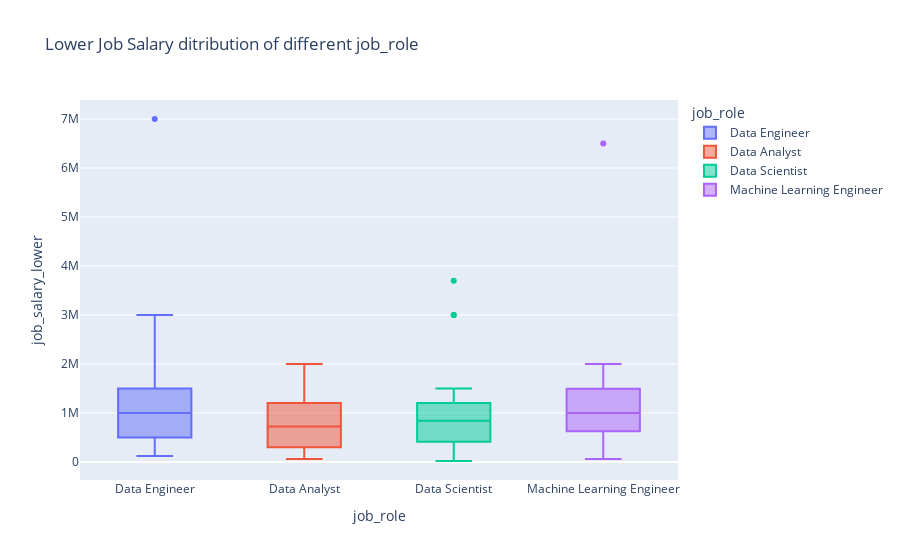

Notebook code for this chart:
### Code cell
px.box(update_Salary_job,y='job_salary_lower',x='job_role',color='job_role',title='Lower Job Salary ditribution of different job_role')

### Figure 1 — Plotly figure (JSON) as saved in the notebook; plotly's stock layout.template omitted (floating-point values rounded to 4 significant figures)
{"data": [{"alignmentgroup": "True", "hovertemplate": "job_role=%{x}<br>job_salary_lower=%{y}<extra></extra>", "legendgroup": "Data Engineer", "marker": {"color": "#636efa"}, "name": "Data Engineer", "notched": false, "offsetgroup": "Data Engineer", "orientation": "v", "showlegend": true, "type": "box", "x": ["Data Engineer", "Data Engineer", "Data Engineer", "Data Engineer", "Data Engineer", "Data Engineer", "Data Engineer", "Data Engineer", "Data Engineer", "Data Engineer", "Data Engineer", "Data Engineer", "Data Engineer", "Data Engineer", "Data Engineer", "Data Engineer", "Data Engineer", "Data Engineer", "Data Engineer", "Data Engineer", "Data Engineer", "Data Engineer", "Data Engineer", "Data Engineer", "Data Engineer", "Data Engineer", "Data Engineer", "Data Engineer", "Data Engineer", "Data Engineer", "Data Engineer", "Data Engineer", "Data Engineer", "Data Engineer", "Data Engineer", "Data Engineer", "Data Engineer", "Data Engineer", "Data Engineer", "Data Engineer", "Data Engineer", "Data Engineer", "Data Engineer", "Data Engineer", "Data Engineer", "Data Engineer", "Data Engineer", "Data Engineer", "Data Engineer", "Data Engineer"], "x0": " ", "xaxis": "x", "y": [1000000, 600000, 1800000, 1490844, 220000, 220000, 1800000, 1490844, 1000000, 372169, 300000, 1500000, 7000000, 120000, 500000, "700000", 1300000, "2000000", 1440000, "704145", 1500000, "1400000", 1000000, 600000, "704145", "2000000", 2542788, 1500000, 400000, 1440000, 250000, 500000, 600000, 1200000, "1500000", 3000000, 2000000, 900000, 240000, "1800000", 400000, 1200000, 2500000, 800000, 400000, 480000, 750000, 750000, "1500000", 400000], "y0": " ", "yaxis": "y"}, {"alignmentgroup": "True", "hovertemplate": "job_role=%{x}<br>job_salary_lower=%{y}<extra></extra>", "legendgroup": "Data Analyst", "marker": {"color": "#EF553B"}, "name": "Data Analyst", "notched": false, "offsetgroup": "Data Analyst", "orientation": "v", "showlegend": true, "type": "box", "x": ["Data Analyst", "Data Analyst", "Data Analyst", "Data Analyst", "Data Analyst", "Data Analyst", "Data Analyst", "Data Analyst", "Data Analyst", "Data Analyst", "Data Analyst", "Data Analyst", "Data Analyst", "Data Analyst", "Data Analyst", "Data Analyst", "Data Analyst", "Data Analyst", "Data Analyst", "Data Analyst", "Data Analyst", "Data Analyst", "Data Analyst", "Data Analyst", "Data Analyst", "Data Analyst", "Data Analyst", "Data Analyst", "Data Analyst"], "x0": " ", "xaxis": "x", "y": [1200000, 1080000, 240000, 300000, 1500000, 60000, 519000, 600000, 500000, 800000, 300000, 544050, 1500000, 1200000, 1800000, 120000, 2000000, 750000, 1020000, 2000000, 750000, 120000, 1020000, 720000, 600000, 2000000, 220000, 600000, 250470], "y0": " ", "yaxis": "y"}, {"alignmentgroup": "True", "hovertemplate": "job_role=%{x}<br>job_salary_lower=%{y}<extra></extra>", "legendgroup": "Data Scientist", "marker": {"color": "#00cc96"}, "name": "Data Scientist", "notched": false, "offsetgroup": "Data Scientist", "orientation": "v", "showlegend": true, "type": "box", "x": ["Data Scientist", "Data Scientist", "Data Scientist", "Data Scientist", "Data Scientist", "Data Scientist", "Data Scientist", "Data Scientist", "Data Scientist", "Data Scientist", "Data Scientist", "Data Scientist", "Data Scientist", "Data Scientist", "Data Scientist", "Data Scientist", "Data Scientist", "Data Scientist", "Data Scientist", "Data Scientist", "Data Scientist", "Data Scientist", "Data Scientist"], "x0": " ", "xaxis": "x", "y": [1000000, "500000", 54000, 840000, 1200000, 400000, 445700, 60000, 880000, 3000000, 18000, 18000, 880000, 3000000, 3700000, 1200000, 1200000, 500000, 120000, 1500000, 1500000, 543872, 800000], "y0": " ", "yaxis": "y"}, {"alignmentgroup": "True", "hovertemplate": "job_role=%{x}<br>job_salary_lower=%{y}<extra></extra>", "legendgroup": "Machine Learning Engineer", "marker": {"color": "#ab63fa"}, "name": "Machine Learning Engineer", "notched": false, "offsetgroup": "Machine Learning Engineer", "orientation": "v", "showlegend": true, "type": "box", "x": ["Machine Learning Engineer", "Machine Learning Engineer", "Machine Learning Engineer", "Machine Learning Engineer", "Machine Learning Engineer", "Machine Learning Engineer", "Machine Learning Engineer", "Machine Learning Engineer", "Machine Learning Engineer", "Machine Learning Engineer", "Machine Learning Engineer", "Machine Learning Engineer", "Machine Learning Engineer", "Machine Learning Engineer", "Machine Learning Engineer", "Machine Learning Engineer", "Machine Learning Engineer"], "x0": " ", "xaxis": "x", "y": [400000, 1200000, 60000, 200000, 1490844, 700000, 1440000, 1000000, 2000000, 1000000, 900000, 2000000, 800000, 1000000, 6500000, 1500000, 101316], "y0": " ", "yaxis": "y"}], "layout": {"boxmode": "overlay", "legend": {"title": {"text": "job_role"}, "tracegroupgap": 0}, "title": {"text": "Lower Job Salary ditribution of different job_role"}, "xaxis": {"anchor": "y", "categoryarray": ["Data Engineer", "Data Analyst", "Data Scientist", "Machine Learning Engineer"], "categoryorder": "array", "domain": [0, 1], "title": {"text": "job_role"}}, "yaxis": {"anchor": "x", "domain": [0, 1], "title": {"text": "job_salary_lower"}}}}
